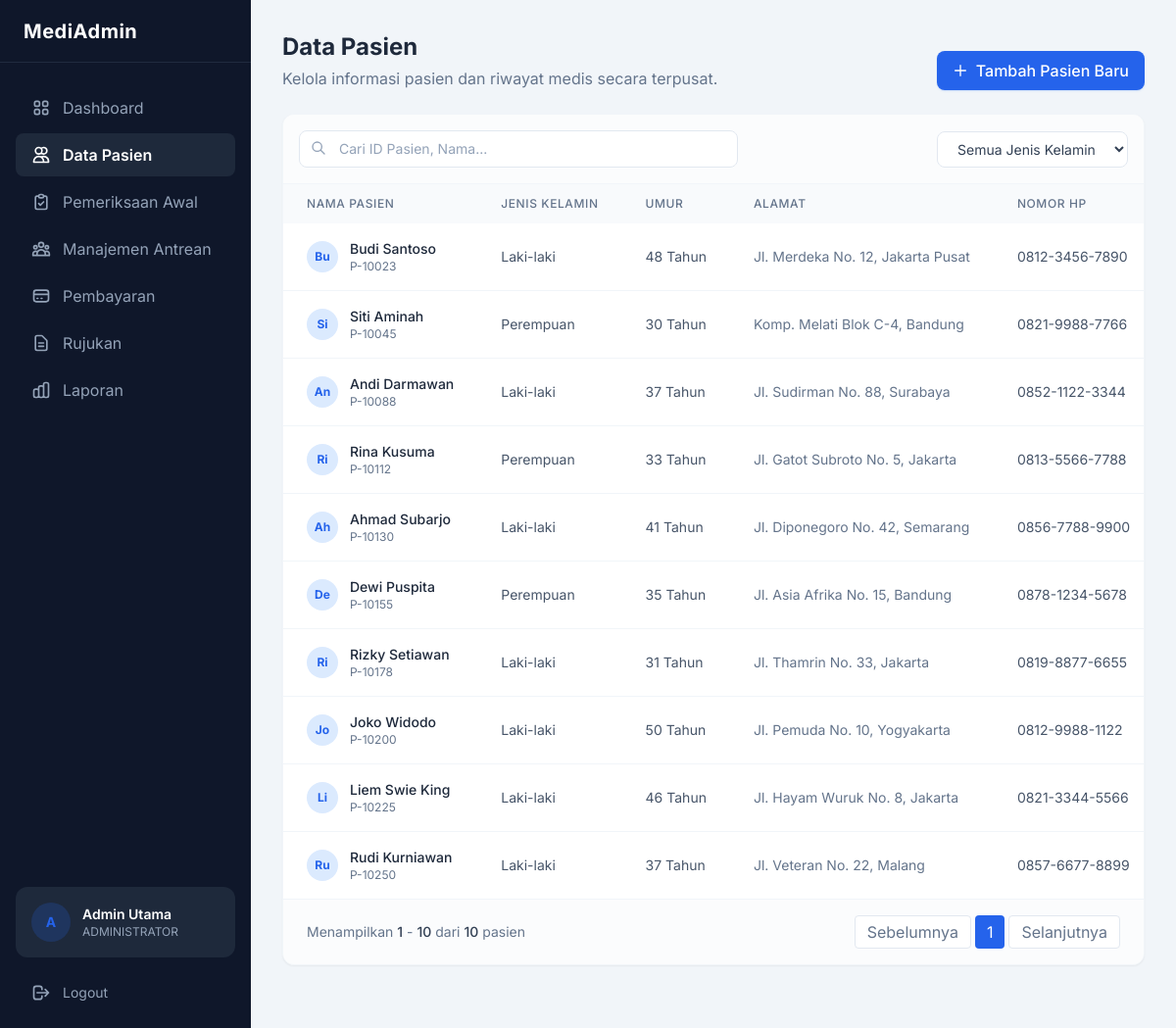
Screenshot of /admin/pasien (signed in) with the database file from the repository.
### tables this page shows
CREATE TABLE pasien (
    id INT AUTO_INCREMENT PRIMARY KEY,
    kode_pasien VARCHAR(20) UNIQUE NOT NULL,      
    nama VARCHAR(100) NOT NULL,
    jenis_kelamin ENUM('Laki-laki', 'Perempuan') NOT NULL,
    tanggal_lahir DATE NOT NULL,
    umur INT DEFAULT NULL,
    alamat TEXT,
    no_hp VARCHAR(20),
    no_ktp VARCHAR(20),
    golongan_darah ENUM('A', 'B', 'AB', 'O') DEFAULT NULL,
    alergi TEXT DEFAULT NULL,
    riwayat_penyakit TEXT DEFAULT NULL,
    tanggal_registrasi DATE NOT NULL DEFAULT (CURDATE()),
    status ENUM('aktif', 'nonaktif') DEFAULT 'aktif',
    created_at TIMESTAMP DEFAULT CURRENT_TIMESTAMP,
    updated_at TIMESTAMP DEFAULT CURRENT_TIMESTAMP ON UPDATE CURRENT_TIMESTAMP
);

### controllers/AdminController.php (called while the page is built, shortened)
<?php
class AdminController {
    private $pasienModel;
    public function __construct($pdo) {
        require_once 'models/Pasien.php';
        $this->pasienModel = new Pasien($pdo);
    }
    public function pasien($id = null) {
        if ($id) {
            $pasien = $this->pasienModel->getById($id);
        } else {
            $limit = 10;
            $page = isset($_GET['p']) ? (int)$_GET['p'] : 1;
            $offset = ($page - 1) * $limit;
            $pasienList = $this->pasienModel->getAll($limit, $offset);
            $totalPasien = $this->pasienModel->count();
            $totalPages = ceil($totalPasien / $limit);
        }
        include 'views/admin/pasien.php';
        $content = ob_get_clean();
        include 'views/layouts/admin_layout.php';
    }
}

### models/Pasien.php (called while the page is built, shortened)
<?php
class Pasien {
    private $pdo;
    public function __construct($pdo) {
        $this->pdo = $pdo;
    }
    public function getAll($limit = 10, $offset = 0) {
        $stmt = $this->pdo->prepare("SELECT * FROM pasien ORDER BY created_at DESC LIMIT ? OFFSET ?");
        $stmt->bindValue(1, $limit, PDO::PARAM_INT);
        $stmt->bindValue(2, $offset, PDO::PARAM_INT);
        $stmt->execute();
        return $stmt->fetchAll();
    }
    public function count() {
        $stmt = $this->pdo->query("SELECT COUNT(*) FROM pasien");
        return $stmt->fetchColumn();
    }
}

### helpers/functions.php (called while the page is built, shortened)
<?php
function activeMenu($page) {
    $url = $_GET['url'] ?? '';
    return strpos($url, $page) !== false ? 'bg-slate-800 text-white font-semibold' : 'text-slate-400 hover:bg-slate-800 hover:text-white';
}

### views/admin/pasien.php (the view, shortened to what this page needs)
<div class="mb-6 flex justify-between items-end">
    <div>
        <h2 class="text-2xl font-bold text-slate-800">Data Pasien</h2>
        <p class="text-slate-500 mt-1">Kelola informasi pasien dan riwayat medis secara terpusat.</p>
    </div>
    <button class="px-4 py-2 bg-primary text-white rounded-lg hover:bg-blue-700 transition-colors font-medium flex items-center shadow-sm shadow-blue-500/20">
        <svg class="w-4 h-4 mr-2" fill="none" stroke="currentColor" viewBox="0 0 24 24"><path stroke-linecap="round" stroke-linejoin="round" stroke-width="2" d="M12 4v16m8-8H4"></path></svg>
        Tambah Pasien Baru
    </button>
</div>
<div class="bg-white rounded-xl shadow-sm border border-slate-100 overflow-hidden mb-8">
    <div class="p-4 border-b border-slate-100 flex justify-between items-center gap-4 bg-slate-50/50">
        <div class="relative flex-1 max-w-md">
            <input type="text" placeholder="Cari ID Pasien, Nama..." class="w-full bg-white text-sm text-slate-800 placeholder-slate-400 rounded-lg pl-10 pr-4 py-2 border border-slate-200 focus:ring-2 focus:ring-primary focus:border-primary outline-none transition-all">
            <svg class="w-4 h-4 absolute left-3 top-2.5 text-slate-400" fill="none" stroke="currentColor" viewBox="0 0 24 24"><path stroke-linecap="round" stroke-linejoin="round" stroke-width="2" d="M21 21l-6-6m2-5a7 7 0 11-14 0 7 7 0 0114 0z"></path></svg>
        </div>
        <select class="bg-white text-sm text-slate-700 rounded-lg px-4 py-2 border border-slate-200 focus:ring-2 focus:ring-primary outline-none cursor-pointer">
            <option value="">Semua Jenis Kelamin</option>
        </select>
    </div>
    <div class="overflow-x-auto">
        <table class="w-full text-left text-sm whitespace-nowrap">
            <thead class="bg-slate-50 text-slate-500">
                <tr>
                    <th class="px-6 py-3 font-medium text-xs uppercase tracking-wider">Nama Pasien</th>
                    <th class="px-6 py-3 font-medium text-xs uppercase tracking-wider">Jenis Kelamin</th>
                    <th class="px-6 py-3 font-medium text-xs uppercase tracking-wider">Umur</th>
                    <th class="px-6 py-3 font-medium text-xs uppercase tracking-wider">Alamat</th>
                    <th class="px-6 py-3 font-medium text-xs uppercase tracking-wider">Nomor HP</th>
                </tr>
            </thead>
            <tbody class="divide-y divide-slate-100">
                <?php if (!empty($pasienList)): ?>
                    <?php foreach ($pasienList as $p): ?>
                    <tr class="hover:bg-slate-50 transition-colors">
                        <td class="px-6 py-4">
                            <div class="flex items-center">
                                <div class="w-8 h-8 rounded-full bg-blue-100 text-blue-600 flex items-center justify-center font-bold text-xs mr-3 shrink-0">
                                    <?= substr($p['nama'], 0, 2) ?>
                                </div>
                                <div>
                                    <p class="font-medium text-slate-800"><?= htmlspecialchars($p['nama']) ?></p>
                                    <p class="text-xs text-slate-500"><?= htmlspecialchars($p['kode_pasien']) ?></p>
                                </div>
                            </div>
                        </td>
                        <td class="px-6 py-4 text-slate-600"><?= htmlspecialchars($p['jenis_kelamin']) ?></td>
                        <td class="px-6 py-4 text-slate-600"><?= htmlspecialchars($p['umur'] ?? date_diff(date_create($p['tanggal_lahir']), date_create('today'))->y) ?> Tahun</td>
                        <td class="px-6 py-4 text-slate-500 truncate max-w-xs" title="<?= htmlspecialchars($p['alamat']) ?>"><?= htmlspecialchars($p['alamat']) ?></td>
                        <td class="px-6 py-4 text-slate-600"><?= htmlspecialchars($p['no_hp']) ?></td>
                    </tr>
                    <?php endforeach; ?>
                <?php else: ?>
                    <tr>
                        <td colspan="7" class="px-6 py-8 text-center text-slate-500">Belum ada data pasien.</td>
                    </tr>
                <?php endif; ?>
            </tbody>
        </table>
    </div>
    <div class="px-6 py-4 border-t border-slate-100 flex items-center justify-between bg-slate-50/50">
        <p class="text-sm text-slate-500">
            Menampilkan <span class="font-medium text-slate-700"><?= isset($offset) ? $offset + 1 : 1 ?></span> - <span class="font-medium text-slate-700"><?= min(($offset ?? 0) + ($limit ?? 10), $totalPasien ?? 0) ?></span> dari <span class="font-medium text-slate-700"><?= $totalPasien ?? 0 ?></span> pasien
        </p>
        <div class="flex space-x-1">
            <button class="px-3 py-1 rounded border border-slate-200 bg-white text-slate-500 hover:bg-slate-50" <?= ($page ?? 1) <= 1 ? 'disabled' : '' ?>>Sebelumnya</button>
            <?php for ($i = 1; $i <= ($totalPages ?? 1); $i++): ?>
                <button class="px-3 py-1 rounded <?= ($page ?? 1) == $i ? 'bg-primary text-white' : 'border border-slate-200 bg-white text-slate-700 hover:bg-slate-50' ?>"><?= $i ?></button>
            <?php endfor; ?>
            <button class="px-3 py-1 rounded border border-slate-200 bg-white text-slate-500 hover:bg-slate-50" <?= ($page ?? 1) >= ($totalPages ?? 1) ? 'disabled' : '' ?>>Selanjutnya</button>
        </div>
    </div>
</div>

### index.php (shortened to what this page needs)
<?php
require_once 'config/database.php';
require_once 'helpers/functions.php';
$url = isset($_GET['url']) ? rtrim($_GET['url'], '/') : '';
$url = filter_var($url, FILTER_SANITIZE_URL);
$parts = explode('/', $url);
$page = !empty($parts[0]) ? $parts[0] : 'login';
$action = $parts[1] ?? 'index';
switch ($page) {
    case 'admin':
        require_once 'controllers/AdminController.php';
        $controller = new AdminController($pdo);
        if (method_exists($controller, $action)) {
            $controller->$action($id);
        } else {
            echo "404 Not Found";
        }
        break;
}

### views/layouts/admin_layout.php (shortened to what this page needs)
<!DOCTYPE html>
<html lang="id">
<head>
    <script src="https://cdn.tailwindcss.com"></script>
</head>
<body class="bg-slate-100 flex h-screen overflow-hidden text-slate-800">
    <aside class="w-64 bg-sidebar-bg text-slate-300 flex flex-col transition-all duration-300 h-full fixed">
        <div class="h-16 flex items-center px-6 border-b border-slate-700/50">
            <h1 class="text-xl font-bold text-white tracking-wide">MediAdmin</h1>
        </div>
        <nav class="flex-1 px-4 mt-6 space-y-1 overflow-y-auto">
            <a href="/clinicv2/admin/dashboard" class="flex items-center px-4 py-2.5 rounded-lg transition-colors <?= activeMenu('dashboard') ?>">
                Dashboard
            </a>
            <a href="/clinicv2/admin/pasien" class="flex items-center px-4 py-2.5 rounded-lg transition-colors <?= activeMenu('pasien') ?>">
                <svg class="w-5 h-5 mr-3" fill="none" stroke="currentColor" viewBox="0 0 24 24"><path stroke-linecap="round" stroke-linejoin="round" stroke-width="2" d="M12 4.354a4 4 0 110 5.292M15 21H3v-1a6 6 0 0112 0v1zm0 0h6v-1a6 6 0 00-9-5.197M13 7a4 4 0 11-8 0 4 4 0 018 0z"></path></svg>
                Data Pasien
            </a>
            <a href="/clinicv2/admin/pemeriksaan_awal" class="flex items-center px-4 py-2.5 rounded-lg transition-colors <?= activeMenu('pemeriksaan_awal') ?>">
                <svg class="w-5 h-5 mr-3" fill="none" stroke="currentColor" viewBox="0 0 24 24"><path stroke-linecap="round" stroke-linejoin="round" stroke-width="2" d="M9 5H7a2 2 0 00-2 2v12a2 2 0 002 2h10a2 2 0 002-2V7a2 2 0 00-2-2h-2M9 5a2 2 0 002 2h2a2 2 0 002-2M9 5a2 2 0 012-2h2a2 2 0 012 2m-6 9l2 2 4-4"></path></svg>
                Pemeriksaan Awal
            </a>
            <a href="/clinicv2/admin/antrean" class="flex items-center px-4 py-2.5 rounded-lg transition-colors <?= activeMenu('antrean') ?>">
                Manajemen Antrean
            </a>
            <a href="/clinicv2/admin/pembayaran" class="flex items-center px-4 py-2.5 rounded-lg transition-colors <?= activeMenu('pembayaran') ?>">
                <svg class="w-5 h-5 mr-3" fill="none" stroke="currentColor" viewBox="0 0 24 24"><path stroke-linecap="round" stroke-linejoin="round" stroke-width="2" d="M3 10h18M7 15h1m4 0h1m-7 4h12a3 3 0 003-3V8a3 3 0 00-3-3H6a3 3 0 00-3 3v8a3 3 0 003 3z"></path></svg>
                Pembayaran
            </a>
            <a href="/clinicv2/admin/rujukan" class="flex items-center px-4 py-2.5 rounded-lg transition-colors <?= activeMenu('rujukan') ?>">
                <svg class="w-5 h-5 mr-3" fill="none" stroke="currentColor" viewBox="0 0 24 24"><path stroke-linecap="round" stroke-linejoin="round" stroke-width="2" d="M9 12h6m-6 4h6m2 5H7a2 2 0 01-2-2V5a2 2 0 012-2h5.586a1 1 0 01.707.293l5.414 5.414a1 1 0 01.293.707V19a2 2 0 01-2 2z"></path></svg>
                Rujukan
            </a>
            <a href="/clinicv2/admin/laporan" class="flex items-center px-4 py-2.5 rounded-lg transition-colors <?= activeMenu('laporan') ?>">
                Laporan
            </a>
        </nav>
        <div class="p-4 mt-auto">
            <div class="bg-slate-800 rounded-xl p-4 flex items-center justify-between">
                <div class="flex items-center">
                    <div class="w-10 h-10 rounded-full bg-primary/20 text-primary flex items-center justify-center font-bold text-sm">
                        A
                    </div>
                    <div class="ml-3">
                        <p class="text-sm font-semibold text-white">Admin Utama</p>
                        <p class="text-xs text-slate-400">ADMINISTRATOR</p>
                    </div>
                </div>
            </div>
            <a href="/clinicv2/logout" class="mt-4 flex items-center px-4 py-2.5 text-sm text-slate-400 hover:text-white transition-colors rounded-lg hover:bg-slate-800">
                <svg class="w-5 h-5 mr-3" fill="none" stroke="currentColor" viewBox="0 0 24 24"><path stroke-linecap="round" stroke-linejoin="round" stroke-width="2" d="M17 16l4-4m0 0l-4-4m4 4H7m6 4v1a3 3 0 01-3 3H6a3 3 0 01-3-3V7a3 3 0 013-3h4a3 3 0 013 3v1"></path></svg>
                Logout
            </a>
        </div>
    </aside>
    <main class="flex-1 ml-64 overflow-y-auto">
        <div class="p-8">
            <?= $content ?>
        </div>
    </main>
</body>
</html>

### views/layouts/admin_layout.php (style rules this page uses)
body { font-family: 'Inter', sans-serif; }

### rows the page displays
pasien: nama "Bu", nama "Budi Santoso", kode_pasien "P-10023", jenis_kelamin "Laki-laki", umur+tanggal_lahir "48", alamat "Jl. Merdeka No. 12, Jakarta Pusat", no_hp "0812-3456-7890"
pasien: nama "Si", nama "Siti Aminah", kode_pasien "P-10045", jenis_kelamin "Perempuan", umur+tanggal_lahir "30", alamat "Komp. Melati Blok C-4, Bandung", no_hp "0821-9988-7766"
pasien: nama "An", nama "Andi Darmawan", kode_pasien "P-10088", jenis_kelamin "Laki-laki", umur+tanggal_lahir "37", alamat "Jl. Sudirman No. 88, Surabaya", no_hp "0852-1122-3344"
pasien: nama "Ri", nama "Rina Kusuma", kode_pasien "P-10112", jenis_kelamin "Perempuan", umur+tanggal_lahir "33", alamat "Jl. Gatot Subroto No. 5, Jakarta", no_hp "0813-5566-7788"
pasien: nama "Ah", nama "Ahmad Subarjo", kode_pasien "P-10130", jenis_kelamin "Laki-laki", umur+tanggal_lahir "41", alamat "Jl. Diponegoro No. 42, Semarang", no_hp "0856-7788-9900"
pasien: nama "De", nama "Dewi Puspita", kode_pasien "P-10155", jenis_kelamin "Perempuan", umur+tanggal_lahir "35", alamat "Jl. Asia Afrika No. 15, Bandung", no_hp "0878-1234-5678"
pasien: nama "Ri", nama "Rizky Setiawan", kode_pasien "P-10178", jenis_kelamin "Laki-laki", umur+tanggal_lahir "31", alamat "Jl. Thamrin No. 33, Jakarta", no_hp "0819-8877-6655"
pasien: nama "Jo", nama "Joko Widodo", kode_pasien "P-10200", jenis_kelamin "Laki-laki", umur+tanggal_lahir "50", alamat "Jl. Pemuda No. 10, Yogyakarta", no_hp "0812-9988-1122"
pasien: nama "Li", nama "Liem Swie King", kode_pasien "P-10225", jenis_kelamin "Laki-laki", umur+tanggal_lahir "46", alamat "Jl. Hayam Wuruk No. 8, Jakarta", no_hp "0821-3344-5566"
pasien: nama "Ru", nama "Rudi Kurniawan", kode_pasien "P-10250", jenis_kelamin "Laki-laki", umur+tanggal_lahir "37", alamat "Jl. Veteran No. 22, Malang", no_hp "0857-6677-8899"

### other values shown
$offset + 1 "1"
min(($offset ?? 0) + ($limit ?? 10), $totalPasien ?? 0) "10"
$totalPasien "10"
